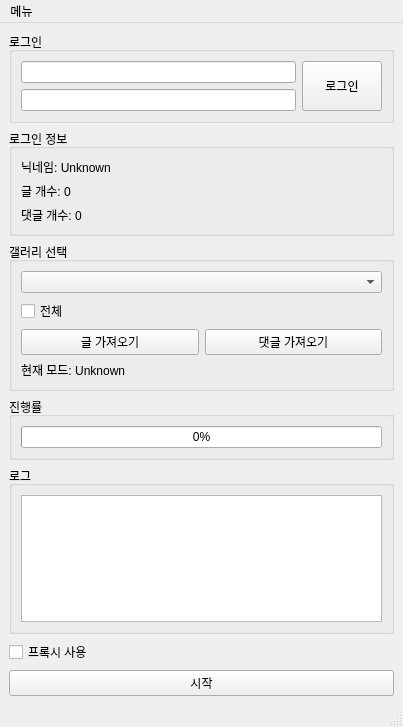
<?xml version="1.0" encoding="UTF-8"?>
<ui version="4.0">
 <class>MainWindow</class>
 <widget class="QMainWindow" name="MainWindow">
  <property name="geometry">
   <rect>
    <x>0</x>
    <y>0</y>
    <width>403</width>
    <height>727</height>
   </rect>
  </property>
  <property name="windowTitle">
   <string>디시인사이드 클리너</string>
  </property>
  <widget class="QWidget" name="centralwidget">
   <layout class="QVBoxLayout" name="verticalLayout">
    <item>
     <widget class="QGroupBox" name="group_box_login">
      <property name="sizePolicy">
       <sizepolicy hsizetype="Preferred" vsizetype="Preferred">
        <horstretch>0</horstretch>
        <verstretch>0</verstretch>
       </sizepolicy>
      </property>
      <property name="title">
       <string>로그인</string>
      </property>
      <layout class="QVBoxLayout" name="verticalLayout_3">
       <item>
        <layout class="QHBoxLayout" name="horizontalLayout">
         <property name="sizeConstraint">
          <enum>QLayout::SetDefaultConstraint</enum>
         </property>
         <property name="rightMargin">
          <number>0</number>
         </property>
         <item>
          <layout class="QVBoxLayout" name="verticalLayout_2">
           <property name="sizeConstraint">
            <enum>QLayout::SetDefaultConstraint</enum>
           </property>
           <property name="rightMargin">
            <number>0</number>
           </property>
           <item>
            <widget class="QLineEdit" name="input_id"/>
           </item>
           <item>
            <widget class="QLineEdit" name="input_pw">
             <property name="inputMask">
              <string/>
             </property>
             <property name="echoMode">
              <enum>QLineEdit::Password</enum>
             </property>
            </widget>
           </item>
          </layout>
         </item>
         <item>
          <widget class="QPushButton" name="btn_login">
           <property name="sizePolicy">
            <sizepolicy hsizetype="Fixed" vsizetype="Minimum">
             <horstretch>0</horstretch>
             <verstretch>0</verstretch>
            </sizepolicy>
           </property>
           <property name="text">
            <string>로그인</string>
           </property>
          </widget>
         </item>
        </layout>
       </item>
      </layout>
     </widget>
    </item>
    <item>
     <widget class="QGroupBox" name="groupBox">
      <property name="title">
       <string>로그인 정보</string>
      </property>
      <layout class="QVBoxLayout" name="verticalLayout_7">
       <item>
        <widget class="QLabel" name="label_nickname">
         <property name="text">
          <string>닉네임: Unknown</string>
         </property>
        </widget>
       </item>
       <item>
        <widget class="QLabel" name="label_article_num">
         <property name="text">
          <string>글 개수: 0</string>
         </property>
        </widget>
       </item>
       <item>
        <widget class="QLabel" name="label_comment_num">
         <property name="text">
          <string>댓글 개수: 0</string>
         </property>
        </widget>
       </item>
      </layout>
     </widget>
    </item>
    <item>
     <widget class="QGroupBox" name="group_box_gall">
      <property name="title">
       <string>갤러리 선택</string>
      </property>
      <layout class="QVBoxLayout" name="verticalLayout_4">
       <item>
        <widget class="QComboBox" name="combo_box_gall"/>
       </item>
       <item>
        <widget class="QCheckBox" name="checkbox_gall_all">
         <property name="text">
          <string>전체</string>
         </property>
        </widget>
       </item>
       <item>
        <layout class="QHBoxLayout" name="horizontalLayout_2">
         <property name="topMargin">
          <number>0</number>
         </property>
         <item>
          <widget class="QPushButton" name="btn_get_posting">
           <property name="text">
            <string>글 가져오기</string>
           </property>
          </widget>
         </item>
         <item>
          <widget class="QPushButton" name="btn_get_comment">
           <property name="text">
            <string>댓글 가져오기</string>
           </property>
          </widget>
         </item>
        </layout>
       </item>
       <item>
        <widget class="QLabel" name="label_current_mode">
         <property name="text">
          <string>현재 모드: Unknown</string>
         </property>
        </widget>
       </item>
      </layout>
     </widget>
    </item>
    <item>
     <widget class="QGroupBox" name="group_box_progress">
      <property name="title">
       <string>진행률</string>
      </property>
      <layout class="QVBoxLayout" name="verticalLayout_5">
       <item>
        <widget class="QProgressBar" name="progress_bar">
         <property name="value">
          <number>0</number>
         </property>
        </widget>
       </item>
      </layout>
     </widget>
    </item>
    <item>
     <widget class="QGroupBox" name="group_box_log">
      <property name="title">
       <string>로그</string>
      </property>
      <layout class="QVBoxLayout" name="verticalLayout_6">
       <item>
        <widget class="QTextBrowser" name="box_log"/>
       </item>
      </layout>
     </widget>
    </item>
    <item>
     <widget class="QCheckBox" name="checkbox_proxy">
      <property name="text">
       <string>프록시 사용</string>
      </property>
     </widget>
    </item>
    <item>
     <widget class="QPushButton" name="btn_start">
      <property name="text">
       <string>시작</string>
      </property>
     </widget>
    </item>
   </layout>
  </widget>
  <widget class="QStatusBar" name="status_bar"/>
  <widget class="QMenuBar" name="menuBar">
   <property name="geometry">
    <rect>
     <x>0</x>
     <y>0</y>
     <width>403</width>
     <height>26</height>
    </rect>
   </property>
   <widget class="QMenu" name="menu">
    <property name="title">
     <string>메뉴</string>
    </property>
    <addaction name="action_add_proxy"/>
    <addaction name="action_get_proxy"/>
   </widget>
   <addaction name="menu"/>
  </widget>
  <action name="action_add_proxy">
   <property name="text">
    <string>프록시 추가</string>
   </property>
  </action>
  <action name="action_get_proxy">
   <property name="text">
    <string>프록시 불러오기</string>
   </property>
  </action>
 </widget>
 <resources/>
 <connections/>
</ui>
